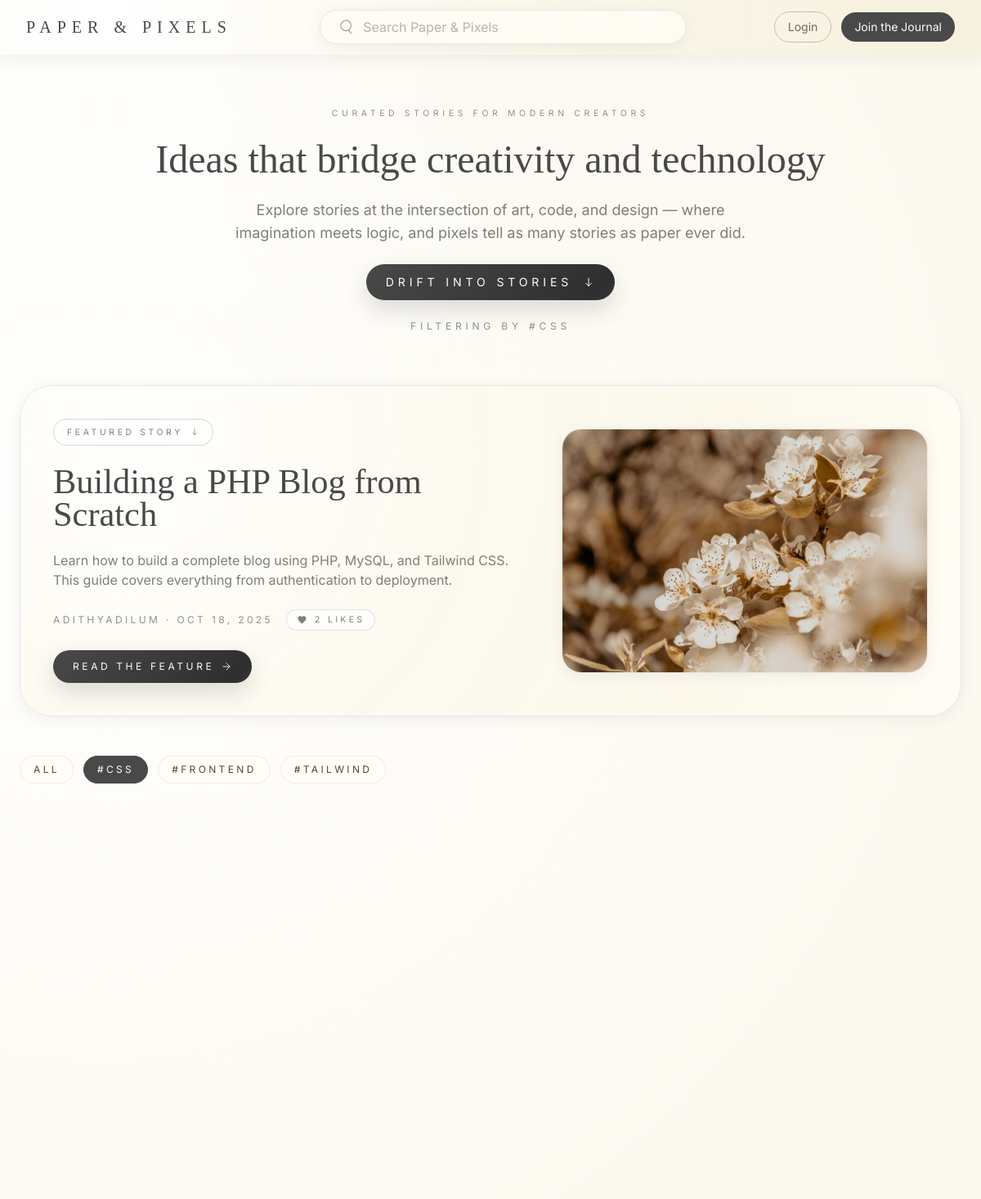
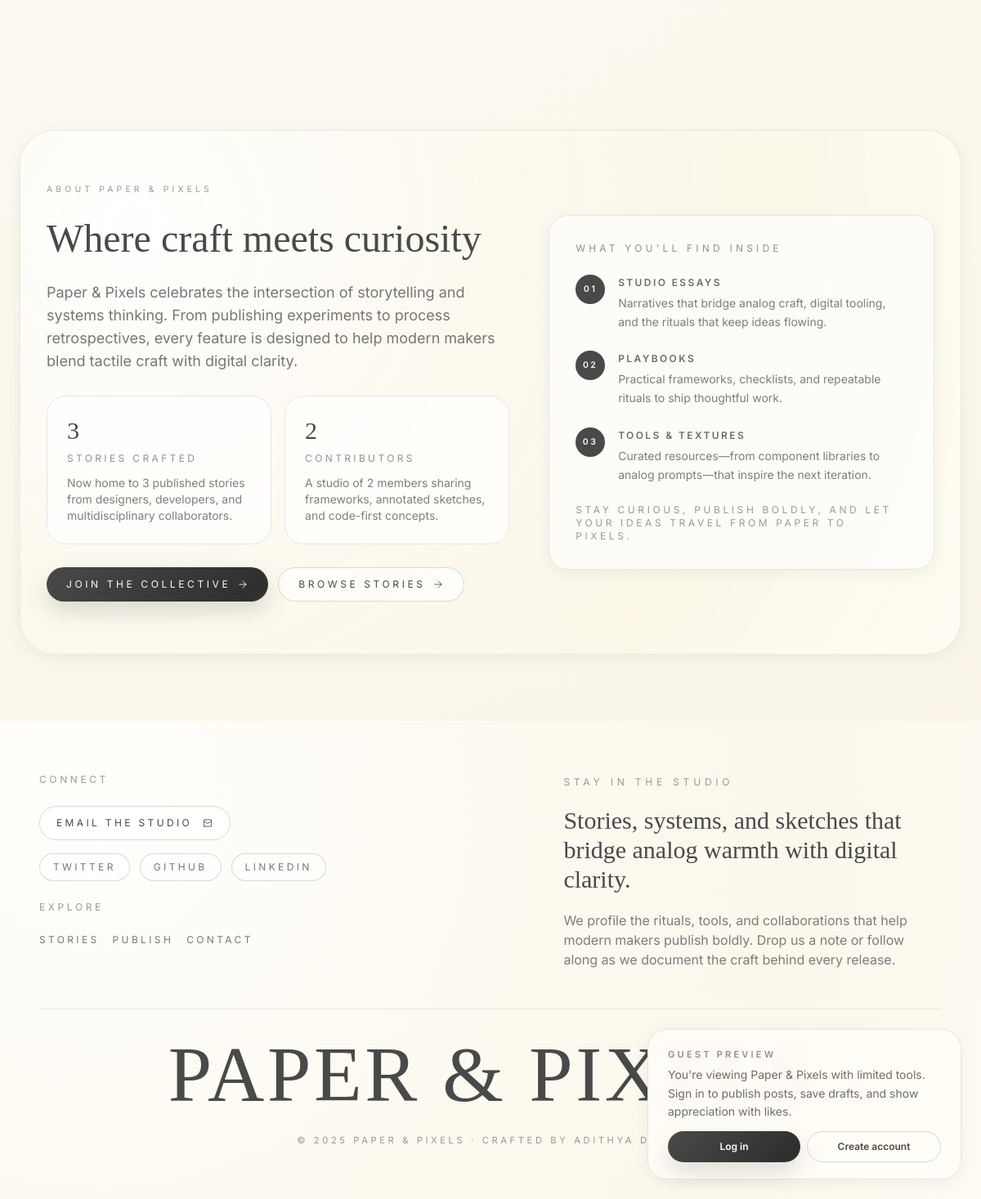
Page /index.php?tag=CSS on the committed database (2 pictures, top to bottom).
### tables this page shows
CREATE TABLE `posts` (
  `id` int(11) NOT NULL,
  `user_id` int(11) NOT NULL,
  `title` varchar(255) NOT NULL,
  `content` text NOT NULL,
  `cover_image` varchar(255) DEFAULT NULL,
  `tags` varchar(255) DEFAULT NULL,
  `created_at` datetime DEFAULT current_timestamp(),
  `updated_at` datetime DEFAULT current_timestamp() ON UPDATE current_timestamp()
);

CREATE TABLE `users` (
  `id` int(11) NOT NULL,
  `username` varchar(50) NOT NULL,
  `email` varchar(100) NOT NULL,
  `password` varchar(255) NOT NULL,
  `created_at` datetime DEFAULT current_timestamp(),
  `role` enum('guest','user','admin') NOT NULL DEFAULT 'user'
);

### index.php (the view, shortened to what this page needs)
<?php
include 'includes/header.php';
require_once __DIR__ . '/config.php';
$totalPosts = 0;
$totalUsers = 0;
$postCountResult = $conn->query('SELECT COUNT(*) AS total FROM posts');
if ($postCountResult instanceof mysqli_result) {
    $countRow = $postCountResult->fetch_assoc();
    if ($countRow) {
        $totalPosts = (int) ($countRow['total'] ?? 0);
    }
}
$userCountResult = $conn->query('SELECT COUNT(*) AS total FROM users');
if ($userCountResult instanceof mysqli_result) {
    $countRow = $userCountResult->fetch_assoc();
    if ($countRow) {
        $totalUsers = (int) ($countRow['total'] ?? 0);
    }
}
$postLabel = $totalPosts === 1 ? 'story' : 'stories';
$userLabel = $totalUsers === 1 ? 'member' : 'members';
$tagFilter = isset($_GET['tag']) ? trim($_GET['tag']) : null;
$search = isset($_GET['search']) ? trim($_GET['search']) : null;
$contextMessage = '';
if ($tagFilter) {
    $stmt = $conn->prepare('
        SELECT posts.*, users.username
        FROM posts
        JOIN users ON posts.user_id = users.id
        WHERE posts.tags LIKE ?
        ORDER BY posts.created_at DESC
    ');
    $param = '%' . $tagFilter . '%';
    $stmt->bind_param('s', $param);
    $stmt->execute();
    $result = $stmt->get_result();
    $contextMessage = 'Filtering by #' . htmlspecialchars($tagFilter, ENT_QUOTES, 'UTF-8');
}
$posts = [];
if ($result instanceof mysqli_result) {
    while ($row = $result->fetch_assoc()) {
        $posts[] = $row;
    }
}
$availableTags = [];
foreach ($posts as $post) {
    if (!empty($post['tags'])) {
        $pieces = array_map('trim', explode(',', $post['tags']));
        foreach ($pieces as $tag) {
            $availableTags[strtolower($tag)] = $tag;
        }
    }
    $featuredPost = null;
    $featuredLikeCount = 0;
    $featuredExcerpt = '';
}
$featuredResult = $conn->query('
    SELECT posts.*, users.username, COUNT(likes.id) AS like_count
    FROM posts
    LEFT JOIN likes ON likes.post_id = posts.id
    JOIN users ON posts.user_id = users.id
    GROUP BY posts.id
    ORDER BY like_count DESC, posts.created_at DESC
    LIMIT 1
');
ksort($availableTags);
if ($featuredResult instanceof mysqli_result) {
    $featuredRow = $featuredResult->fetch_assoc();
    if ($featuredRow) {
        $featuredPost = $featuredRow;
        $featuredLikeCount = (int) ($featuredRow['like_count'] ?? 0);
        $rawFeaturedExcerpt = trim(strip_tags($featuredRow['content'] ?? ''));
        if (function_exists('mb_strlen') && function_exists('mb_substr')) {
            $featuredExcerpt = mb_strlen($rawFeaturedExcerpt) > 220 ? mb_substr($rawFeaturedExcerpt, 0, 220) . '…' : $rawFeaturedExcerpt;
        } else {
            $featuredExcerpt = strlen($rawFeaturedExcerpt) > 220 ? substr($rawFeaturedExcerpt, 0, 220) . '…' : $rawFeaturedExcerpt;
        }
    }
}
$availableTags = array_values($availableTags);
?>
<section class="relative overflow-hidden px-6 py-16">
    <div class="pointer-events-none absolute inset-0 opacity-60" style="background: radial-gradient(circle at 10% 20%, rgba(255,255,255,0.9) 0%, rgba(250,246,233,0.4) 45%, rgba(250,246,233,0) 75%);"></div>
    <div class="relative max-w-4xl mx-auto text-center space-y-6">
        <p class="uppercase tracking-[0.45em] text-[0.65rem] text-charcoal/60">CURATED STORIES FOR MODERN CREATORS</p>
        <h1 class="font-heading text-4xl md:text-5xl text-charcoal">Ideas that bridge creativity and technology</h1>
        <p class="font-sans text-base md:text-lg text-charcoal/70 max-w-2xl mx-auto">Explore stories at the intersection of art, code, and design — where imagination meets logic, and pixels tell as many stories as paper ever did.</p>
        <a href="#stories" class="btn-major mx-auto inline-flex items-center gap-3 rounded-full px-6 py-3 text-xs md:text-sm uppercase tracking-[0.35em]">
            Drift Into Stories
            <svg aria-hidden="true" class="h-4 w-4 stroke-current" fill="none" viewBox="0 0 24 24" stroke-width="1.5">
                <path d="M12 5v14m0 0-5-5m5 5 5-5" stroke-linecap="round" stroke-linejoin="round" />
            </svg>
        </a>
        <?php if ($contextMessage): ?>
            <p class="text-xs uppercase tracking-[0.4em] text-charcoal/60"><?php echo $contextMessage; ?></p>
        <?php endif; ?>
    </div>
</section>
<?php if ($featuredPost): ?>
    <section class="px-6 pb-12">
        <div class="relative mx-auto max-w-6xl overflow-hidden rounded-[2.5rem] border border-charcoal/12 bg-linen/95 shadow-soft backdrop-blur">
            <div class="pointer-events-none absolute inset-0 opacity-80" style="background: radial-gradient(circle at 12% 18%, rgba(255,255,255,0.95) 0%, rgba(250,246,233,0.65) 38%, rgba(244,237,213,0.4) 70%, rgba(244,237,213,0.05) 100%);"></div>
            <div class="relative grid gap-10 p-10 md:grid-cols-[1.3fr_1fr] md:items-center">
                <div class="space-y-6">
                    <span class="inline-flex items-center gap-2 rounded-full border border-charcoal/20 bg-white/70 px-4 py-2 text-[0.65rem] uppercase tracking-[0.35em] text-charcoal/70">
                        Featured Story
                        <svg aria-hidden="true" class="h-3 w-3 stroke-current" fill="none" viewBox="0 0 24 24" stroke-width="1.5">
                            <path d="M12 5v14m0 0-5-5m5 5 5-5" stroke-linecap="round" stroke-linejoin="round" />
                        </svg>
                    </span>
                    <h2 class="font-heading text-3xl text-charcoal md:text-4xl lg:text-[2.65rem]">
                        <a href="posts/view.php?id=<?php echo (int) $featuredPost['id']; ?>" class="hover:opacity-80 transition">
                            <?php echo htmlspecialchars($featuredPost['title'] ?? 'Untitled story', ENT_QUOTES, 'UTF-8'); ?>
                        </a>
                    </h2>
                    <p class="font-sans text-sm text-charcoal/70 md:text-base">
                        <?php echo htmlspecialchars($featuredExcerpt, ENT_QUOTES, 'UTF-8'); ?>
                    </p>
                    <div class="flex flex-wrap items-center gap-4 text-xs uppercase tracking-[0.28em] text-charcoal/60">
                        <span><?php echo htmlspecialchars($featuredPost['username'] ?? 'Unknown', ENT_QUOTES, 'UTF-8'); ?> · <?php echo isset($featuredPost['created_at']) ? date('M d, Y', strtotime($featuredPost['created_at'])) : ''; ?></span>
                        <span class="inline-flex items-center gap-2 rounded-full border border-charcoal/15 bg-white/70 px-3 py-1 text-[0.65rem] text-charcoal/70">
                            <?php echo number_format($featuredLikeCount); ?> likes
                        </span>
                    </div>
                    <div class="flex flex-wrap gap-3">
                        <a href="posts/view.php?id=<?php echo (int) $featuredPost['id']; ?>" class="btn-major inline-flex items-center gap-2 rounded-full px-6 py-3 text-xs uppercase tracking-[0.3em]">
                            Read the feature
                            <svg aria-hidden="true" class="h-3.5 w-3.5 stroke-current" fill="none" viewBox="0 0 24 24" stroke-width="1.5">
                                <path d="M5 12h14" stroke-linecap="round" />
                                <path d="M12 5l7 7-7 7" stroke-linecap="round" stroke-linejoin="round" />
                            </svg>
                        </a>
                    </div>
                </div>
                <div class="overflow-hidden rounded-3xl border border-charcoal/10 bg-white/50 shadow-soft">
                    <?php if (!empty($featuredPost['cover_image'])): ?>
                        <img src="uploads/<?php echo htmlspecialchars($featuredPost['cover_image'], ENT_QUOTES, 'UTF-8'); ?>" alt="<?php echo htmlspecialchars($featuredPost['title'] ?? 'Featured story cover', ENT_QUOTES, 'UTF-8'); ?>" class="h-full w-full object-cover" />
                    <?php else: ?>
                        <div class="flex h-full min-h-[18rem] w-full items-center justify-center bg-gradient-to-br from-sand via-cream to-linen text-xs uppercase tracking-[0.3em] text-charcoal/40">
                            Awaiting cover
                        </div>
                    <?php endif; ?>
                </div>
            </div>
        </div>
    </section>
<?php endif; ?>
<section id="stories" class="px-6 pb-16">
    <div class="max-w-6xl mx-auto space-y-10 bg-transparent">
        <div class="flex flex-col gap-6">
            <div class="flex flex-wrap justify-center md:justify-start gap-3">
                <?php
                $isAllActive = empty($tagFilter) && empty($search);
                $pillBase = 'px-4 py-2 rounded-full border text-xs uppercase tracking-[0.28em] transition';
                ?>
                <a href="index.php" class="<?php echo $pillBase . ' ' . ($isAllActive ? 'bg-charcoal text-linen border-charcoal' : 'bg-linen border-sand/70 text-charcoal hover:border-charcoal/50 hover:text-charcoal/80'); ?>">All</a>
                <?php foreach ($availableTags as $tag):
                    $isActive = $tagFilter && strcasecmp($tagFilter, $tag) === 0;
                    $href = 'index.php?tag=' . urlencode($tag);
                    $classes = $pillBase . ' ' . ($isActive ? 'bg-charcoal text-linen border-charcoal' : 'bg-linen border-sand/70 text-charcoal hover:border-charcoal/50 hover:text-charcoal/80');
                ?>
                    <a href="<?php echo $href; ?>" class="<?php echo $classes; ?>">#<?php echo htmlspecialchars(ltrim($tag, '#'), ENT_QUOTES, 'UTF-8'); ?></a>
                <?php endforeach; ?>
            </div>
        </div>
        <?php if (!empty($posts)): ?>
            <div class="grid grid-cols-1 gap-8 sm:grid-cols-2 lg:grid-cols-3">
            </div>
        <?php endif; ?>
    </div>
</section>
<section id="about" class="px-6 pb-20">
    <div class="relative mx-auto max-w-6xl overflow-hidden rounded-[2.75rem] border border-charcoal/10 bg-linen/90 px-8 py-16 shadow-soft backdrop-blur">
        <div class="pointer-events-none absolute inset-0 opacity-[0.88]" style="background: radial-gradient(circle at 12% 18%, rgba(255,255,255,0.95) 0%, rgba(250,246,233,0.65) 38%, rgba(244,237,213,0.4) 70%, rgba(244,237,213,0.05) 100%);"></div>
        <div class="relative grid gap-12 md:grid-cols-[1.2fr_1fr] md:items-center">
            <div class="space-y-7 text-center md:text-left">
                <p class="uppercase tracking-[0.4em] text-[0.65rem] text-charcoal/55">About Paper & Pixels</p>
                <h2 class="font-heading text-4xl leading-tight text-charcoal md:text-5xl">Where craft meets curiosity</h2>
                <p class="font-sans text-base md:text-lg text-charcoal/75">Paper & Pixels celebrates the intersection of storytelling and systems thinking. From publishing experiments to process retrospectives, every feature is designed to help modern makers blend tactile craft with digital clarity.</p>
                <div class="grid gap-4 sm:grid-cols-2">
                    <div class="rounded-2xl border border-charcoal/12 bg-white/70 px-6 py-6 text-left shadow-inner">
                        <p class="font-heading text-3xl text-charcoal"><?php echo number_format($totalPosts); ?></p>
                        <p class="mt-2 text-xs uppercase tracking-[0.28em] text-charcoal/60">Stories crafted</p>
                        <p class="mt-3 text-sm text-charcoal/70">Now home to <?php echo number_format($totalPosts); ?> published <?php echo $postLabel; ?> from designers, developers, and multidisciplinary collaborators.</p>
                    </div>
                    <div class="rounded-2xl border border-charcoal/12 bg-white/70 px-6 py-6 text-left shadow-inner">
                        <p class="font-heading text-3xl text-charcoal"><?php echo number_format($totalUsers); ?></p>
                        <p class="mt-2 text-xs uppercase tracking-[0.28em] text-charcoal/60">Contributors</p>
                        <p class="mt-3 text-sm text-charcoal/70">A studio of <?php echo number_format($totalUsers); ?> <?php echo $userLabel; ?> sharing frameworks, annotated sketches, and code-first concepts.</p>
                    </div>
                </div>
                <div class="flex flex-wrap justify-center gap-3 md:justify-start">
                    <a href="auth/register.php" class="btn-major inline-flex items-center gap-2 rounded-full px-6 py-3 text-xs uppercase tracking-[0.3em]">
                        Join the collective
                        <svg aria-hidden="true" class="h-3.5 w-3.5 stroke-current" fill="none" viewBox="0 0 24 24" stroke-width="1.5">
                            <path d="M5 12h14" stroke-linecap="round" />
                            <path d="M12 5l7 7-7 7" stroke-linecap="round" stroke-linejoin="round" />
                        </svg>
                    </a>
                    <a href="#stories" class="inline-flex items-center gap-2 rounded-full border border-charcoal/20 bg-white/70 px-6 py-3 text-xs uppercase tracking-[0.3em] text-charcoal transition hover:border-charcoal/45 hover:text-charcoal/80">
                        Browse stories
                        <svg aria-hidden="true" class="h-3.5 w-3.5 stroke-current" fill="none" viewBox="0 0 24 24" stroke-width="1.5">
                            <path d="M5 12h14" stroke-linecap="round" />
                            <path d="M12 5l7 7-7 7" stroke-linecap="round" stroke-linejoin="round" />
                        </svg>
                    </a>
                </div>
            </div>
            <div class="space-y-6 rounded-3xl border border-charcoal/12 bg-white/55 p-8 text-left shadow-soft">
                <p class="text-xs uppercase tracking-[0.35em] text-charcoal/60">What you'll find inside</p>
                <ul class="space-y-6 text-sm text-charcoal/75">
                    <li class="flex gap-4">
                        <span class="inline-flex h-9 w-9 flex-shrink-0 items-center justify-center rounded-full bg-charcoal text-[0.65rem] font-semibold uppercase tracking-[0.25em] text-linen">01</span>
                        <div>
                            <p class="font-semibold uppercase tracking-[0.2em] text-[0.75rem] text-charcoal/80">Studio essays</p>
                            <p class="mt-1 leading-relaxed text-charcoal/70">Narratives that bridge analog craft, digital tooling, and the rituals that keep ideas flowing.</p>
                        </div>
                    </li>
                    <li class="flex gap-4">
                        <span class="inline-flex h-9 w-9 flex-shrink-0 items-center justify-center rounded-full bg-charcoal text-[0.65rem] font-semibold uppercase tracking-[0.25em] text-linen">02</span>
                        <div>
                            <p class="font-semibold uppercase tracking-[0.2em] text-[0.75rem] text-charcoal/80">Playbooks</p>
                            <p class="mt-1 leading-relaxed text-charcoal/70">Practical frameworks, checklists, and repeatable rituals to ship thoughtful work.</p>
                        </div>
                    </li>
                    <li class="flex gap-4">
                        <span class="inline-flex h-9 w-9 flex-shrink-0 items-center justify-center rounded-full bg-charcoal text-[0.65rem] font-semibold uppercase tracking-[0.25em] text-linen">03</span>
                        <div>
                            <p class="font-semibold uppercase tracking-[0.2em] text-[0.75rem] text-charcoal/80">Tools & textures</p>
                            <p class="mt-1 leading-relaxed text-charcoal/70">Curated resources—from component libraries to analog prompts—that inspire the next iteration.</p>
                        </div>
                    </li>
                </ul>
                <p class="text-xs uppercase tracking-[0.3em] text-charcoal/55">Stay curious, publish boldly, and let your ideas travel from paper to pixels.</p>
            </div>
        </div>
    </div>
</section>
<?php include 'includes/footer.php'; ?>

### rows in the picture
posts: title "Building a PHP Blog from Scratch", content "Learn how to build a complete blog using PHP, MySQL, and Tailwind CSS. This guide covers everything from authentication to deployment.", user.username "ADITHYADILUM", created_at "OCT 18, 2025", cover_image (picture)

### other values in the picture
$contextMessage "FILTERING BY #CSS"
$featuredLikeCount "2"
ltrim($tag, '#') "CSS"
ltrim($tag, '#') "FRONTEND"
ltrim($tag, '#') "TAILWIND"
$totalPosts "3"
$postLabel "stories"
$totalUsers "2"
$userLabel "members"
